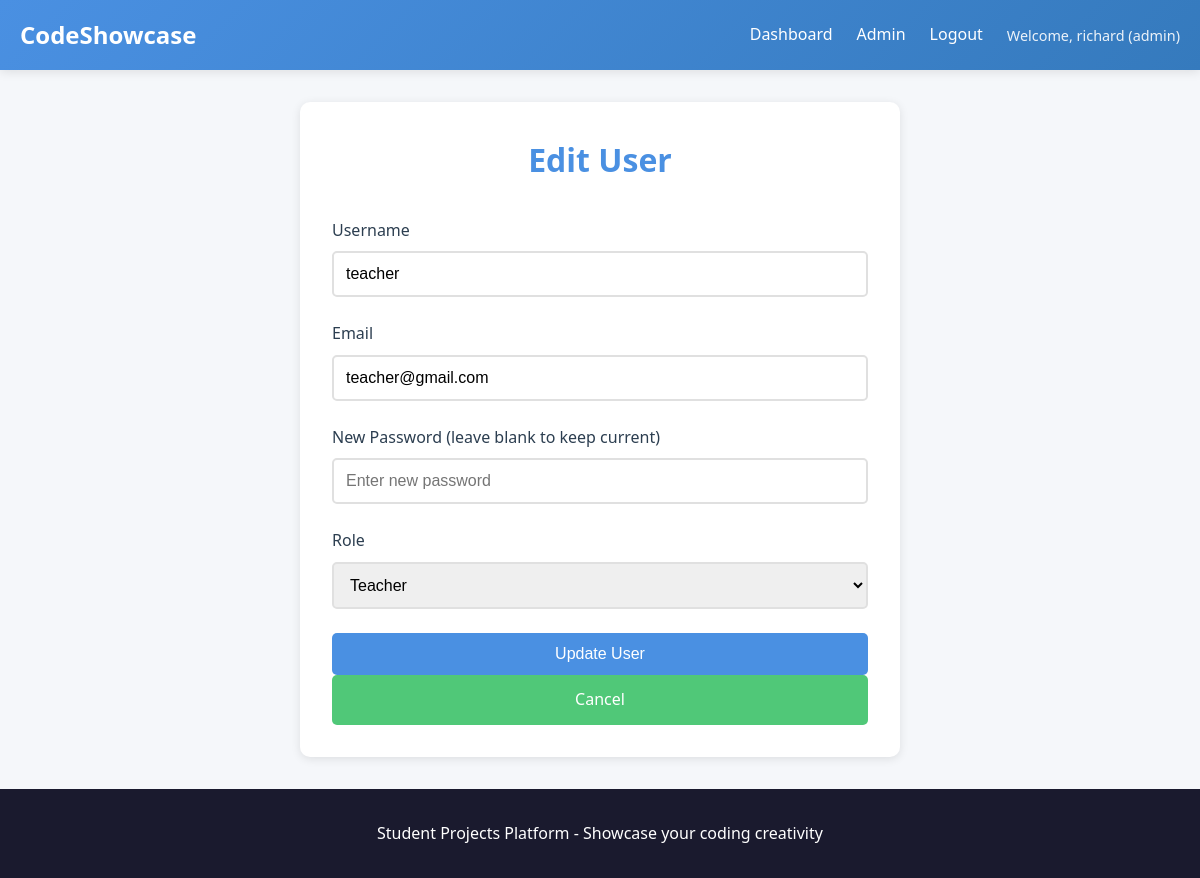
The page /admin/user/2/edit (signed in) on the database its author committed.
### app.py (models this page shows)
class User(UserMixin, db.Model):
    id = db.Column(db.Integer, primary_key=True)
    username = db.Column(db.String(80), unique=True, nullable=False)
    email = db.Column(db.String(120), unique=True, nullable=False)
    password_hash = db.Column(db.String(255), nullable=False)
    role = db.Column(db.String(20), default='student')  # student, teacher, staff, parent, or admin
    parent_email = db.Column(db.String(120), nullable=True)  # Parent email for students (required for students)
    created_at = db.Column(db.DateTime, default=datetime.utcnow)
    classrooms = db.relationship('Classroom', backref='teacher', lazy=True)
    projects = db.relationship('Project', foreign_keys='Project.student_id', backref='student', lazy=True)
    challenge_submissions = db.relationship('ChallengeSubmission', backref='student', lazy=True)

### app.py (the view, shortened to what this page needs)
@app.route('/admin/user/<int:user_id>/edit', methods=['GET', 'POST'])
@admin_required
def admin_edit_user(user_id):
    user = User.query.get_or_404(user_id)
    if user.role == 'admin' and user.id != current_user.id:
        flash('Cannot edit other admin users', 'error')
        return redirect(url_for('admin_dashboard'))
    return render_template('admin_edit_user.html', user=user)

### app.py (called while the page is built)
@login_manager.user_loader
def load_user(user_id):
    return User.query.get(int(user_id))

def admin_required(f):
    @wraps(f)
    @login_required
    def decorated_function(*args, **kwargs):
        if current_user.role != 'admin':
            flash('Access denied. Admin privileges required.', 'error')
            return redirect(url_for('dashboard'))
        return f(*args, **kwargs)
    return decorated_function

### templates/admin_edit_user.html (shortened to what this page needs)
{% extends "base.html" %}
{% block content %}
<div class="container">
    <div class="form-container">
        <h1>Edit User</h1>
        <form method="POST" action="{{ url_for('admin_edit_user', user_id=user.id) }}">
            <div class="form-group">
                <label for="username">Username</label>
                <input type="text" id="username" name="username" value="{{ user.username }}" required>
            </div>
            <div class="form-group">
                <label for="email">Email</label>
                <input type="email" id="email" name="email" value="{{ user.email }}" required>
            </div>
            <div class="form-group">
                <label for="password">New Password (leave blank to keep current)</label>
                <input type="password" id="password" name="password" placeholder="Enter new password">
            </div>
            <div class="form-group">
                <label for="role">Role</label>
                <select id="role" name="role" required onchange="toggleParentEmail()">
                    <option value="teacher" {% if user.role == 'teacher' %}selected{% endif %}>Teacher</option>
                </select>
            </div>
            <button type="submit" class="btn btn-primary btn-block">Update User</button>
            <a href="{{ url_for('admin_dashboard') }}" class="btn btn-secondary btn-block">Cancel</a>
        </form>
    </div>
</div>
{% endblock %}

### templates/base.html (shortened to what this page needs)
<!DOCTYPE html>
<html lang="en">
<head>
    <link rel="stylesheet" href="{{ url_for('static', filename='css/style.css') }}">
</head>
<body>
    <nav class="navbar">
        <div class="container">
            <a href="{{ url_for('index') }}" class="logo">CodeShowcase</a>
            <div class="nav-links">
                {% if current_user.is_authenticated %}
                    <a href="{{ url_for('dashboard') }}">Dashboard</a>
                    {% if current_user.role == 'admin' %}
                        <a href="{{ url_for('admin_dashboard') }}">Admin</a>
                    {% endif %}
                    <a href="{{ url_for('logout') }}">Logout</a>
                    <span class="user-info">Welcome, {{ current_user.username }} ({{ current_user.role }})</span>
                {% else %}
                    <a href="{{ url_for('login') }}">Login</a>
                    <a href="{{ url_for('register') }}">Register</a>
                {% endif %}
            </div>
        </div>
    </nav>
    <main class="main-content">
        {% block content %}{% endblock %}
    </main>
    <footer class="footer">
        <div class="container">
            <p>Student Projects Platform - Showcase your coding creativity</p>
        </div>
    </footer>
</body>
</html>

### static/css/style.css (style rules this page uses)
* { margin: 0; padding: 0; box-sizing: border-box; }
:root { --primary-color: #4a90e2; --secondary-color: #50c878; --accent-color: #ff6b6b; --dark-bg: #1a1a2e; --light-bg: #f5f7fa; --text-dark: #2c3e50; --text-light: #7f8c8d; --border-color: #e0e0e0; --shadow: 0 2px 10px rgba(0, 0, 0, 0.1); --shadow-hover: 0 4px 20px rgba(0, 0, 0, 0.15); }
body { font-family: 'Segoe UI', Tahoma, Geneva, Verdana, sans-serif; background-color: var(--light-bg); color: var(--text-dark); line-height: 1.6; min-height: 100vh; display: flex; flex-direction: column; }
.container { max-width: 1200px; margin: 0 auto; padding: 0 20px; width: 100%; }
.navbar { background: linear-gradient(135deg, var(--primary-color), #357abd); color: white; padding: 1rem 0; box-shadow: var(--shadow); }
.navbar .container { display: flex; justify-content: space-between; align-items: center; }
.logo { font-size: 1.5rem; font-weight: bold; color: white; text-decoration: none; }
.nav-links { display: flex; gap: 1.5rem; align-items: center; }
.nav-links a { color: white; text-decoration: none; transition: opacity 0.3s; }
.user-info { font-size: 0.9rem; opacity: 0.9; }
.main-content { flex: 1; padding: 2rem 0; }
.form-group { margin-bottom: 1.5rem; }
.form-group label { display: block; margin-bottom: 0.5rem; color: var(--text-dark); font-weight: 500; }
.form-group input, .form-group select, .form-group textarea { width: 100%; padding: 0.75rem; border: 2px solid var(--border-color); border-radius: 5px; font-size: 1rem; transition: border-color 0.3s; }
.btn { padding: 0.75rem 1.5rem; border: none; border-radius: 5px; font-size: 1rem; cursor: pointer; text-decoration: none; display: inline-block; transition: all 0.3s; font-weight: 500; }
.btn-primary { background: var(--primary-color); color: white; }
.btn-secondary { background: var(--secondary-color); color: white; }
.btn-block { width: 100%; text-align: center; }
.form-container { background: white; padding: 2rem; border-radius: 10px; box-shadow: var(--shadow); max-width: 600px; margin: 0 auto; }
.form-container h1 { color: var(--primary-color); margin-bottom: 2rem; text-align: center; }
.footer { background: var(--dark-bg); color: white; text-align: center; padding: 2rem 0; margin-top: auto; }

### rows shown on the page
User: username "richard", role "admin"
User: username "teacher", email "teacher@gmail.com", role "Teacher"
